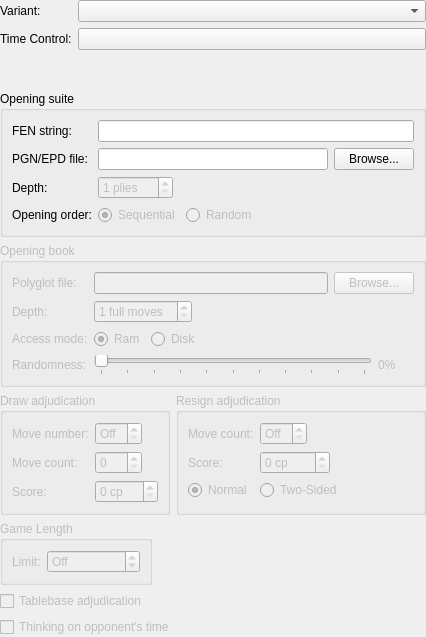
<?xml version="1.0" encoding="UTF-8"?>
<ui version="4.0">
 <class>GameSettingsWidget</class>
 <widget class="QWidget" name="GameSettingsWidget">
  <property name="geometry">
   <rect>
    <x>0</x>
    <y>0</y>
    <width>426</width>
    <height>637</height>
   </rect>
  </property>
  <property name="windowTitle">
   <string>Form</string>
  </property>
  <layout class="QVBoxLayout" name="verticalLayout">
   <property name="leftMargin">
    <number>0</number>
   </property>
   <property name="topMargin">
    <number>0</number>
   </property>
   <property name="rightMargin">
    <number>0</number>
   </property>
   <property name="bottomMargin">
    <number>0</number>
   </property>
   <item>
    <layout class="QFormLayout" name="formLayout_2">
     <item row="1" column="1">
      <widget class="QComboBox" name="m_variantCombo"/>
     </item>
     <item row="1" column="0">
      <widget class="QLabel" name="m_variantLabel">
       <property name="text">
        <string>Variant:</string>
       </property>
       <property name="buddy">
        <cstring>m_variantCombo</cstring>
       </property>
      </widget>
     </item>
     <item row="2" column="1">
      <widget class="QPushButton" name="m_timeControlBtn">
       <property name="text">
        <string/>
       </property>
      </widget>
     </item>
     <item row="2" column="0">
      <widget class="QLabel" name="m_timeControlLabel">
       <property name="text">
        <string>Time Control:</string>
       </property>
       <property name="buddy">
        <cstring>m_timeControlBtn</cstring>
       </property>
      </widget>
     </item>
    </layout>
   </item>
   <item>
    <widget class="QGroupBox" name="groupBox_3">
     <property name="enabled">
      <bool>true</bool>
     </property>
     <property name="title">
      <string>Opening suite</string>
     </property>
     <layout class="QFormLayout" name="formLayout_4">
      <property name="fieldGrowthPolicy">
       <enum>QFormLayout::ExpandingFieldsGrow</enum>
      </property>
      <item row="1" column="0">
       <widget class="QLabel" name="m_pgnEpdLabel">
        <property name="text">
         <string>PGN/EPD file:</string>
        </property>
        <property name="buddy">
         <cstring>m_openingSuiteEdit</cstring>
        </property>
       </widget>
      </item>
      <item row="1" column="1">
       <layout class="QHBoxLayout" name="horizontalLayout_2">
        <item>
         <widget class="QLineEdit" name="m_openingSuiteEdit"/>
        </item>
        <item>
         <widget class="QPushButton" name="m_browseOpeningSuiteBtn">
          <property name="text">
           <string>Browse...</string>
          </property>
         </widget>
        </item>
       </layout>
      </item>
      <item row="3" column="0">
       <widget class="QLabel" name="m_openingOrderLabel">
        <property name="text">
         <string>Opening order:</string>
        </property>
        <property name="buddy">
         <cstring>m_seqOrderRadio</cstring>
        </property>
       </widget>
      </item>
      <item row="3" column="1">
       <layout class="QHBoxLayout" name="horizontalLayout_3">
        <item>
         <widget class="QRadioButton" name="m_seqOrderRadio">
          <property name="enabled">
           <bool>false</bool>
          </property>
          <property name="text">
           <string>Sequential</string>
          </property>
          <property name="checked">
           <bool>true</bool>
          </property>
         </widget>
        </item>
        <item>
         <widget class="QRadioButton" name="m_randomOrderRadio">
          <property name="enabled">
           <bool>false</bool>
          </property>
          <property name="text">
           <string>Random</string>
          </property>
         </widget>
        </item>
        <item>
         <spacer name="horizontalSpacer">
          <property name="orientation">
           <enum>Qt::Horizontal</enum>
          </property>
          <property name="sizeHint" stdset="0">
           <size>
            <width>40</width>
            <height>20</height>
           </size>
          </property>
         </spacer>
        </item>
       </layout>
      </item>
      <item row="2" column="0">
       <widget class="QLabel" name="m_openingSuiteDepth">
        <property name="text">
         <string>Depth:</string>
        </property>
       </widget>
      </item>
      <item row="2" column="1">
       <widget class="QSpinBox" name="m_openingSuiteDepthSpin">
        <property name="enabled">
         <bool>false</bool>
        </property>
        <property name="suffix">
         <string> plies</string>
        </property>
        <property name="minimum">
         <number>1</number>
        </property>
        <property name="maximum">
         <number>999</number>
        </property>
       </widget>
      </item>
      <item row="0" column="0">
       <widget class="QLabel" name="m_fenLabel">
        <property name="text">
         <string>FEN string:</string>
        </property>
        <property name="buddy">
         <cstring>m_fenEdit</cstring>
        </property>
       </widget>
      </item>
      <item row="0" column="1">
       <widget class="QLineEdit" name="m_fenEdit">
        <property name="maxLength">
         <number>128</number>
        </property>
       </widget>
      </item>
     </layout>
    </widget>
   </item>
   <item>
    <widget class="QGroupBox" name="m_openingBookGroup">
     <property name="enabled">
      <bool>false</bool>
     </property>
     <property name="title">
      <string>Opening book</string>
     </property>
     <layout class="QFormLayout" name="formLayout_5">
      <property name="fieldGrowthPolicy">
       <enum>QFormLayout::ExpandingFieldsGrow</enum>
      </property>
      <item row="0" column="0">
       <widget class="QLabel" name="m_polyglotFileLabel">
        <property name="text">
         <string>Polyglot file:</string>
        </property>
        <property name="buddy">
         <cstring>m_polyglotFileEdit</cstring>
        </property>
       </widget>
      </item>
      <item row="0" column="1">
       <layout class="QHBoxLayout" name="horizontalLayout_4">
        <item>
         <widget class="QLineEdit" name="m_polyglotFileEdit"/>
        </item>
        <item>
         <widget class="QPushButton" name="m_browsePolyglotFile">
          <property name="text">
           <string>Browse...</string>
          </property>
         </widget>
        </item>
       </layout>
      </item>
      <item row="1" column="0">
       <widget class="QLabel" name="m_polyglotDepthLabel">
        <property name="text">
         <string>Depth:</string>
        </property>
        <property name="buddy">
         <cstring>m_polyglotDepthSpin</cstring>
        </property>
       </widget>
      </item>
      <item row="1" column="1">
       <widget class="QSpinBox" name="m_polyglotDepthSpin">
        <property name="enabled">
         <bool>false</bool>
        </property>
        <property name="suffix">
         <string> full moves</string>
        </property>
        <property name="minimum">
         <number>1</number>
        </property>
       </widget>
      </item>
      <item row="2" column="0">
       <widget class="QLabel" name="m_polyglotAccessMode">
        <property name="text">
         <string>Access mode:</string>
        </property>
        <property name="buddy">
         <cstring>m_ramAccessRadio</cstring>
        </property>
       </widget>
      </item>
      <item row="2" column="1">
       <layout class="QHBoxLayout" name="horizontalLayout_5">
        <item>
         <widget class="QRadioButton" name="m_ramAccessRadio">
          <property name="enabled">
           <bool>false</bool>
          </property>
          <property name="toolTip">
           <string>The whole book is loaded in memory. This makes book access a bit faster but uses more memory.</string>
          </property>
          <property name="text">
           <string>Ram</string>
          </property>
          <property name="checked">
           <bool>true</bool>
          </property>
         </widget>
        </item>
        <item>
         <widget class="QRadioButton" name="m_diskAccessRadio">
          <property name="enabled">
           <bool>false</bool>
          </property>
          <property name="toolTip">
           <string>The book is accessed directly from disk. This is a good choice for very large books.</string>
          </property>
          <property name="text">
           <string>Disk</string>
          </property>
         </widget>
        </item>
        <item>
         <spacer name="horizontalSpacer_2">
          <property name="orientation">
           <enum>Qt::Horizontal</enum>
          </property>
          <property name="sizeHint" stdset="0">
           <size>
            <width>40</width>
            <height>20</height>
           </size>
          </property>
         </spacer>
        </item>
       </layout>
      </item>
      <item row="3" column="0">
       <widget class="QLabel" name="m_polyglotRandomnessLabel">
        <property name="text">
         <string>Randomness:</string>
        </property>
        <property name="buddy">
         <cstring>m_polyglotRandomnessSlider</cstring>
        </property>
       </widget>
      </item>
      <item row="3" column="1">
       <layout class="QHBoxLayout" name="horizontalLayout_6">
        <item>
         <widget class="QSlider" name="m_polyglotRandomnessSlider">
          <property name="enabled">
           <bool>false</bool>
          </property>
          <property name="toolTip">
           <string>0% picks book moves weighted by popularity, exactly as recorded in the opening book (the traditional behavior). 100% ignores popularity entirely and picks uniformly at random among all book moves available in each position. Values in between blend the two.</string>
          </property>
          <property name="minimum">
           <number>0</number>
          </property>
          <property name="maximum">
           <number>100</number>
          </property>
          <property name="value">
           <number>0</number>
          </property>
          <property name="orientation">
           <enum>Qt::Horizontal</enum>
          </property>
          <property name="tickPosition">
           <enum>QSlider::TicksBelow</enum>
          </property>
          <property name="tickInterval">
           <number>10</number>
          </property>
         </widget>
        </item>
        <item>
         <widget class="QLabel" name="m_polyglotRandomnessValueLabel">
          <property name="minimumSize">
           <size>
            <width>36</width>
            <height>0</height>
           </size>
          </property>
          <property name="text">
           <string>0%</string>
          </property>
         </widget>
        </item>
       </layout>
      </item>
     </layout>
    </widget>
   </item>
   <item>
    <layout class="QFormLayout" name="formLayout_6">
     <property name="fieldGrowthPolicy">
      <enum>QFormLayout::AllNonFixedFieldsGrow</enum>
     </property>
     <item row="1" column="0">
      <widget class="QGroupBox" name="m_drawAdjudicationGroup">
       <property name="enabled">
        <bool>false</bool>
       </property>
       <property name="title">
        <string>Draw adjudication</string>
       </property>
       <layout class="QFormLayout" name="formLayout">
        <property name="fieldGrowthPolicy">
         <enum>QFormLayout::ExpandingFieldsGrow</enum>
        </property>
        <item row="0" column="0">
         <widget class="QLabel" name="m_drawMoveNumberLabel">
          <property name="text">
           <string>Move number:</string>
          </property>
          <property name="buddy">
           <cstring>m_drawMoveNumberSpin</cstring>
          </property>
         </widget>
        </item>
        <item row="0" column="1">
         <widget class="QSpinBox" name="m_drawMoveNumberSpin">
          <property name="toolTip">
           <string>The game can be adjudicated as a draw after this many full moves have been played. A value of 0 disables draw adjudication.</string>
          </property>
          <property name="specialValueText">
           <string>Off</string>
          </property>
          <property name="minimum">
           <number>0</number>
          </property>
          <property name="maximum">
           <number>999</number>
          </property>
          <property name="value">
           <number>0</number>
          </property>
         </widget>
        </item>
        <item row="1" column="0">
         <widget class="QLabel" name="m_drawMoveCountLabel">
          <property name="text">
           <string>Move count:</string>
          </property>
          <property name="buddy">
           <cstring>m_drawMoveCountSpin</cstring>
          </property>
         </widget>
        </item>
        <item row="1" column="1">
         <widget class="QSpinBox" name="m_drawMoveCountSpin">
          <property name="enabled">
           <bool>false</bool>
          </property>
          <property name="toolTip">
           <string>The scores of both players need to be within the chosen threshold for this many consecutive moves. Captures and pawn moves will reset the counters.</string>
          </property>
          <property name="maximum">
           <number>999</number>
          </property>
         </widget>
        </item>
        <item row="2" column="0">
         <widget class="QLabel" name="m_drawScoreLabel">
          <property name="text">
           <string>Score:</string>
          </property>
          <property name="buddy">
           <cstring>m_drawScoreSpin</cstring>
          </property>
         </widget>
        </item>
        <item row="2" column="1">
         <widget class="QSpinBox" name="m_drawScoreSpin">
          <property name="enabled">
           <bool>false</bool>
          </property>
          <property name="toolTip">
           <string>Both players' scores must be within this many centipawns from zero.</string>
          </property>
          <property name="suffix">
           <string> cp</string>
          </property>
          <property name="maximum">
           <number>999</number>
          </property>
         </widget>
        </item>
       </layout>
      </widget>
     </item>
     <item row="1" column="1">
      <widget class="QGroupBox" name="m_resignAdjudicationGroup">
       <property name="enabled">
        <bool>false</bool>
       </property>
       <property name="title">
        <string>Resign adjudication</string>
       </property>
       <layout class="QFormLayout" name="formLayout_3">
        <property name="fieldGrowthPolicy">
         <enum>QFormLayout::ExpandingFieldsGrow</enum>
        </property>
        <item row="1" column="0">
         <widget class="QLabel" name="m_resignMoveCountLabel">
          <property name="text">
           <string>Move count:</string>
          </property>
          <property name="buddy">
           <cstring>m_resignMoveCountSpin</cstring>
          </property>
         </widget>
        </item>
        <item row="1" column="1">
         <widget class="QSpinBox" name="m_resignMoveCountSpin">
          <property name="toolTip">
           <string>Resign adjudication is used if an engine's score is below the threshold for at least this many consecutive moves.</string>
          </property>
          <property name="specialValueText">
           <string>Off</string>
          </property>
          <property name="maximum">
           <number>999</number>
          </property>
         </widget>
        </item>
        <item row="2" column="0">
         <widget class="QLabel" name="m_resignScoreLabel">
          <property name="text">
           <string>Score:</string>
          </property>
          <property name="buddy">
           <cstring>m_resignScoreSpin</cstring>
          </property>
         </widget>
        </item>
        <item row="2" column="1">
         <widget class="QSpinBox" name="m_resignScoreSpin">
          <property name="enabled">
           <bool>false</bool>
          </property>
          <property name="toolTip">
           <string>The score must be at least this many centipawns below zero.</string>
          </property>
          <property name="specialValueText">
           <string/>
          </property>
          <property name="suffix">
           <string> cp</string>
          </property>
          <property name="maximum">
           <number>9999</number>
          </property>
         </widget>
        </item>
        <item row="3" column="0">
         <widget class="QRadioButton" name="m_resignNormalRadio">
          <property name="sizePolicy">
           <sizepolicy hsizetype="Preferred" vsizetype="Preferred">
            <horstretch>0</horstretch>
            <verstretch>0</verstretch>
           </sizepolicy>
          </property>
          <property name="toolTip">
           <string>Resignation is only based on losing side's scores.</string>
          </property>
          <property name="text">
           <string>Normal</string>
          </property>
          <property name="checked">
           <bool>true</bool>
          </property>
         </widget>
        </item>
        <item row="3" column="1">
         <widget class="QRadioButton" name="m_resignTwoSidedRadio">
          <property name="toolTip">
           <string>Both sides are needed to indicate decisive scores.</string>
          </property>
          <property name="text">
           <string>Two-Sided</string>
          </property>
         </widget>
        </item>
       </layout>
      </widget>
     </item>
     <item row="2" column="0">
      <widget class="QGroupBox" name="m_gameLengthGroup">
       <property name="enabled">
        <bool>false</bool>
       </property>
       <property name="title">
        <string>Game Length</string>
       </property>
       <layout class="QHBoxLayout" name="horizontalLayout">
        <item>
         <widget class="QLabel" name="m_maxGameLengthLabel">
          <property name="text">
           <string>Limit:</string>
          </property>
         </widget>
        </item>
        <item>
         <widget class="QSpinBox" name="m_maxGameLengthSpin">
          <property name="toolTip">
           <string>The game will be adjucated as drawn when move limit is reached</string>
          </property>
          <property name="toolTipDuration">
           <number>-1</number>
          </property>
          <property name="wrapping">
           <bool>true</bool>
          </property>
          <property name="specialValueText">
           <string>Off</string>
          </property>
          <property name="suffix">
           <string> moves</string>
          </property>
          <property name="minimum">
           <number>0</number>
          </property>
          <property name="maximum">
           <number>5000</number>
          </property>
          <property name="value">
           <number>0</number>
          </property>
         </widget>
        </item>
       </layout>
      </widget>
     </item>
    </layout>
   </item>
   <item>
    <widget class="QCheckBox" name="m_tbCheck">
     <property name="enabled">
      <bool>false</bool>
     </property>
     <property name="text">
      <string>Tablebase adjudication</string>
     </property>
    </widget>
   </item>
   <item>
    <widget class="QCheckBox" name="m_ponderingCheck">
     <property name="enabled">
      <bool>false</bool>
     </property>
     <property name="text">
      <string>Thinking on opponent's time</string>
     </property>
    </widget>
   </item>
  </layout>
 </widget>
 <resources/>
 <connections/>
</ui>
